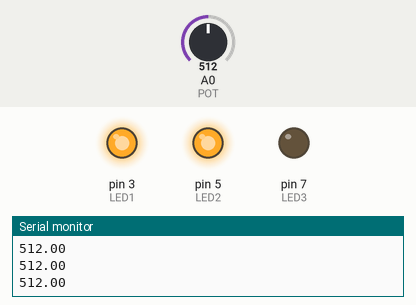
Simulated run of this sketch. Board: Arduino Uno, built with avr-gcc and run on an emulated ATmega328P. On the bench: output pins drawn as LEDs (lit = HIGH), the last lines printed to the serial monitor. Dashed ring = blinking. Inputs (shaded band) come from the test bench; at power-on: A0 (POT) = 512.

Above: at 1.2 s.
1.3 s: A0 (POT) set to 729
2.8 s: A0 (POT) set to 747
At 3.4 s:
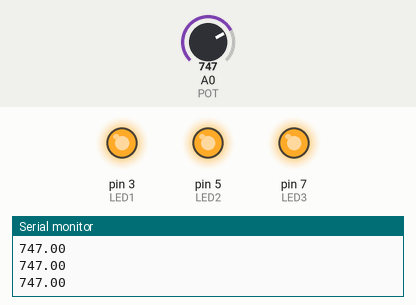
4.3 s: A0 (POT) set to 925
6.0 s: A0 (POT) set to 954
At 7.4 s:
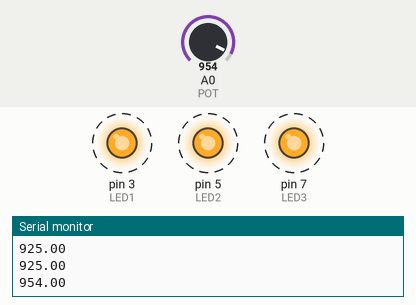
9.0 s: A0 (POT) set to 440
At 9.5 s:
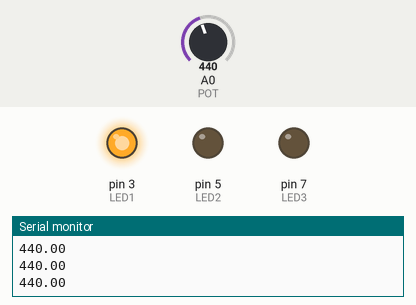
10.5 s: A0 (POT) set to 465
At 11.7 s:
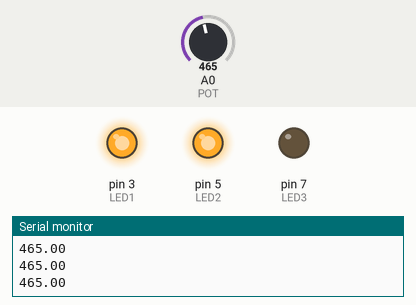
Timing chart, 0 to 13.0 s (numbered marks = the images above; inputs shaded):
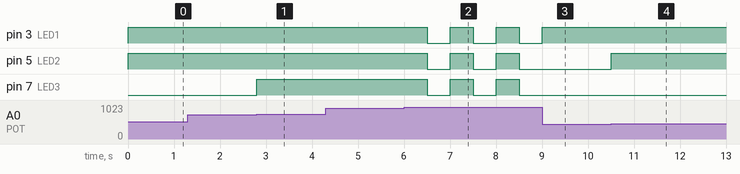

The sketch:

010_V_metro.ino
```cpp
/*Se necesita diseñar un sistema de señalización en función del voltaje muestreado por el PINA3 del Arduino.
El rango es:
0v < Valor <= 1v		Leds apagados
1v < Valor <= 2,2v		Led verde encendido
2,2v < Valor <= 3,6v	Led verde y amarillo encendid
3,6v < Valor <= 4,6 	Led verde,-amarillo y rojo encendido
4,6v < Valor <= 5v  	Todos los Leds parpadean

0V   = 0%	--- 0
1v   = 20%	--- 204,8
2,2v = 44%	--- 450,56
3,6v = 72%	--- 737,28
4,6v = 92%	--- 942,08
5v   = 100%	--- 1024

*/

#define LED1 3
#define LED2 5
#define LED3 7
#define POT A0

float valor = 0;

void setup(){
	Serial.begin(9600);
	pinMode(LED1, OUTPUT);
	pinMode(LED2, OUTPUT);
	pinMode(LED3, OUTPUT);
}
void loop(){
	Serial.println(valor);
	valor = analogRead(POT);
	if (valor>0 && valor<=204.8){
		digitalWrite(LED1, LOW);
		digitalWrite(LED2, LOW);
		digitalWrite(LED3, LOW);
	}
	if(valor>204.8 && valor<=450.56){
	    digitalWrite(LED1, HIGH);
		digitalWrite(LED2, LOW);
		digitalWrite(LED3, LOW);
	}
	if(valor>450.56 && valor<=737.28){
	    digitalWrite(LED1, HIGH);
		digitalWrite(LED2, HIGH);
		digitalWrite(LED3, LOW);
	}
	if(valor>737.28 && valor<=942.08){
	    digitalWrite(LED1, HIGH);
		digitalWrite(LED2, HIGH);
		digitalWrite(LED3, HIGH);
	}
	if(valor>942.08 && valor<=1023.00){
	    digitalWrite(LED1, HIGH);
		digitalWrite(LED2, HIGH);
		digitalWrite(LED3, HIGH);
		delay(500);
		digitalWrite(LED1, LOW);
		digitalWrite(LED2, LOW);
		digitalWrite(LED3, LOW);
		delay(500);
	}

}
```

Measured:
- the behaviour switches between 737 and 738 on A0 (POT) (found by bisection; images 0 and 1)
- the behaviour switches between 942 and 943 on A0 (POT) (found by bisection; images 1 and 2)
- the behaviour switches between 450 and 451 on A0 (POT) (found by bisection; images 3 and 4)
- after the input at 2.8 s, pin 7 (LED3): LOW → HIGH at once
- after the input at 6.0 s, pin 3 (LED1), pin 5 (LED2), pin 7 (LED3): alternates HIGH for 0.50 s and LOW for 0.50 s, starting after 0.50 s
- after the input at 9.0 s, pin 3 (LED1): goes on until 9.0 s, then stays HIGH; pin 5 (LED2), pin 7 (LED3): stays LOW (without the input it goes to HIGH after 0.01 s)
- after the input at 10.5 s, pin 5 (LED2): LOW → HIGH at once
